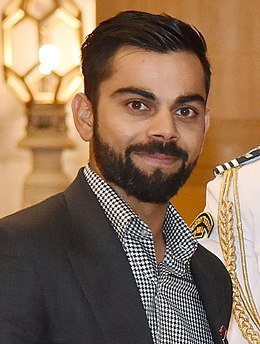
#> input picture test_images/virat_1.jpg, 260 x 344 px, found by its file name
$ jupyter execute --allow-errors Sports_person_classifier.ipynb   (shell and % lines are left out)
#> lines starting #> are read from the running program, lines starting #| are printed output that depends on the picture
[cell 1]
from google.colab import drive
drive.mount('/content/drive')

[cell 2]
import numpy as np
import cv2
import matplotlib
from matplotlib import pyplot as plt

[cell 3]
img = cv2.imread('/content/drive/MyDrive/Luminar_projects/Project_2/test_images/virat_1.jpg')
#> img is the input picture: shape (344, 260, 3); mean B, G, R 87.3, 111.3, 137.8
img.shape
#> Out = (344, 260, 3)

[cell 4]
plt.imshow(img)

[cell 5]
gray = cv2.cvtColor(img, cv2.COLOR_BGR2GRAY)
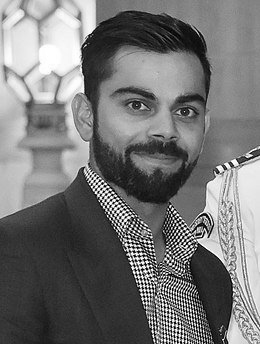
#> gray: shape (344, 260); min 0, max 255, mean 116.5
gray.shape
#> Out = (344, 260)

[cell 6]
gray

[cell 7]
plt.imshow(gray,cmap='gray')

[cell 8]
face_cascade = cv2.CascadeClassifier('/content/drive/MyDrive/Luminar_projects/Project_2/opencv/haarcascades/haarcascade_frontalface_default.xml')
eye_cascade = cv2.CascadeClassifier('/content/drive/MyDrive/Luminar_projects/Project_2/opencv/haarcascades/haarcascade_eye.xml')

faces = face_cascade.detectMultiScale(gray, 1.3, 5)
#> faces = [[85, 50, 145, 145]]
faces
#> Out = [[85, 50, 145, 145]]

[cell 9]
(x,y,w,h) = faces[0]
#> x = 85; y = 50; w = 145; h = 145
x,y,w,h
#> Out = (85, 50, 145, 145)

[cell 10]
face_img = cv2.rectangle(img,(x,y),(x+w,y+h),(255,0,0),2)
plt.imshow(face_img)

[cell 11]
cv2.destroyAllWindows()
for (x,y,w,h) in faces:
    face_img = cv2.rectangle(img,(x,y),(x+w,y+h),(255,0,0),2)
    roi_gray = gray[y:y+h, x:x+w]
    roi_color = face_img[y:y+h, x:x+w]
    eyes = eye_cascade.detectMultiScale(roi_gray)
    for (ex,ey,ew,eh) in eyes:
        cv2.rectangle(roi_color,(ex,ey),(ex+ew,ey+eh),(0,255,0),2)
#> this loop made 1 pass
#> (x, y, w, h, eyes) on pass 1: (85, 50, 145, 145, [[33, 36, 37, 37], [84, 46, 31, 31]])
#> pass 1, `roi_gray = gray[y:y+h, x:x+w]`:
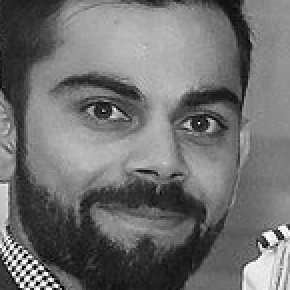
#> roi_gray: shape (145, 145) (shown 2 times larger); min 0, max 254, mean 111.3
#> after the loop:
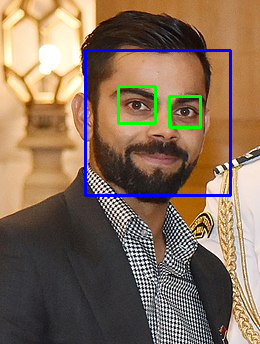
#> img: shape (344, 260, 3); mean B, G, R 90, 110.6, 133.6
#> after the loop:
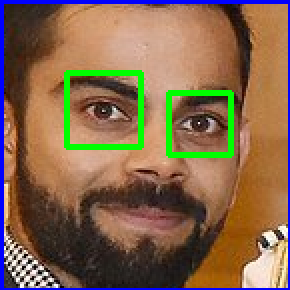
#> roi_color: shape (145, 145, 3) (shown 2 times larger); mean B, G, R 76.9, 103.4, 131.8


plt.figure()
plt.imshow(face_img, cmap='gray')
plt.show()

[cell 12]
plt.imshow(roi_color, cmap='gray')

[cell 13]
cropped_img = np.array(roi_color)
cropped_img.shape
#> Out = (145, 145, 3)

[cell 14]
def get_cropped_image_if_2_eyes(image_path):
    img = cv2.imread(image_path)
    gray = cv2.cvtColor(img, cv2.COLOR_BGR2GRAY)
    faces = face_cascade.detectMultiScale(gray, 1.3, 5)
#> faces = [[85, 50, 145, 145]]
    for (x,y,w,h) in faces:
        roi_gray = gray[y:y+h, x:x+w]
        roi_color = img[y:y+h, x:x+w]
        eyes = eye_cascade.detectMultiScale(roi_gray)
        if len(eyes) >= 2:
            return roi_color
#> this loop made 1 pass
#> pass 1, in get_cropped_image_if_2_eyes, `roi_color = img[y:y+h, x:x+w]`:
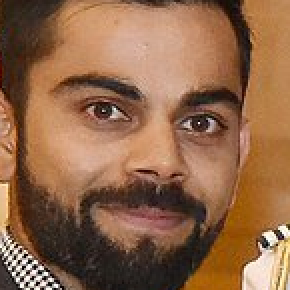
#> roi_color: shape (145, 145, 3) (shown 2 times larger); mean B, G, R 72.8, 102.3, 143.7

[cell 15]
original_image = cv2.imread('/content/drive/MyDrive/Luminar_projects/Project_2/test_images/virat_1.jpg')
plt.imshow(original_image)

[cell 16]
cropped_image = get_cropped_image_if_2_eyes('/content/drive/MyDrive/Luminar_projects/Project_2/test_images/virat_1.jpg')
plt.imshow(cropped_image)

[cell 17]
org_image_obstructed = cv2.imread('/content/drive/MyDrive/Luminar_projects/Project_2/test_images/virat_2.jpg')
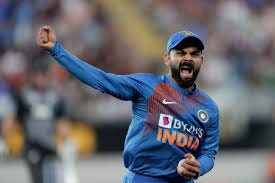
#> input picture test_images/virat_2.jpg, 275 x 183 px, found by its file name
#> org_image_obstructed is the input picture: shape (183, 275, 3); mean B, G, R 111.4, 104, 103.1
plt.imshow(org_image_obstructed)

[cell 18]
cropped_image_no_2_eyes = get_cropped_image_if_2_eyes('/content/drive/MyDrive/Luminar_projects/Project_2/test_images/virat_2.jpg')
#> in get_cropped_image_if_2_eyes (call 2), `gray = cv2.cvtColor(img, cv2.COLOR_BGR2GRAY)`:
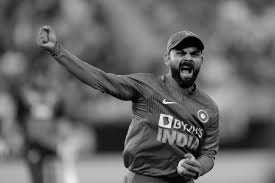
#> gray: shape (183, 275); min 0, max 252, mean 104.6
#> in get_cropped_image_if_2_eyes (call 2), `faces = face_cascade.detectMultiScale(gray, 1.3, 5)`: faces = ()
cropped_image_no_2_eyes

[cell 19]
path_to_data = "/content/drive/MyDrive/Luminar_projects/Project_2/dataset/"
path_to_cr_data = "/content/drive/MyDrive/Luminar_projects/Project_2/dataset/cropped/"

[cell 20]
import os
img_dirs = []
for entry in os.scandir(path_to_data):
    if entry.is_dir():
        img_dirs.append(entry.path)

[cell 21]
img_dirs

[cell 22]
import shutil
if os.path.exists(path_to_cr_data):
     shutil.rmtree(path_to_cr_data)
os.mkdir(path_to_cr_data)

[cell 23]
cropped_image_dirs = []
celebrity_file_names_dict = {}
#> (the rest of this cell did not finish here and is left out)

        if roi_color is not None:
            cropped_folder = path_to_cr_data + celebrity_name
            if not os.path.exists(cropped_folder):
                os.makedirs(cropped_folder)
                cropped_image_dirs.append(cropped_folder)
                print("Generating cropped images in folder: ",cropped_folder)
            cropped_file_name = celebrity_name + str(count) + ".png"
            cropped_file_path = cropped_folder + "/" + cropped_file_name
            cv2.imwrite(cropped_file_path, roi_color)
            celebrity_file_names_dict[celebrity_name].append(cropped_file_path)
            count += 1

[cell 24]
import numpy as np
import pywt
import cv2

def w2d(img, mode='haar', level=1):
#> called with mode = 'db1', level = 5
    imArray = img
    #Datatype conversions
    #convert to grayscale
    imArray = cv2.cvtColor( imArray,cv2.COLOR_RGB2GRAY )
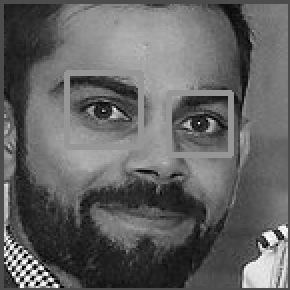
#> imArray: shape (145, 145) (shown 2 times larger); min 0, max 254, mean 98.7
    #convert to float
    imArray =  np.float32(imArray)
    imArray /= 255;
    # compute coefficients
    coeffs=pywt.wavedec2(imArray, mode, level=level)
#> coeffs = 6 items

    #Process Coefficients
    coeffs_H=list(coeffs)
#> coeffs_H = 6 items
    coeffs_H[0] *= 0;

    # reconstruction
    imArray_H=pywt.waverec2(coeffs_H, mode);
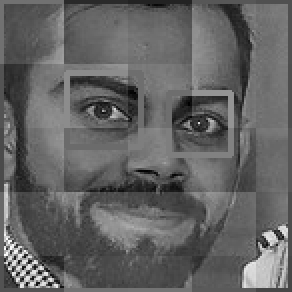
#> imArray_H: shape (146, 146) float32 (shown 2 times larger); min -0.446, max 0.725, mean 0.00923; drawn with min black and max white
    imArray_H *= 255;
    imArray_H =  np.uint8(imArray_H)
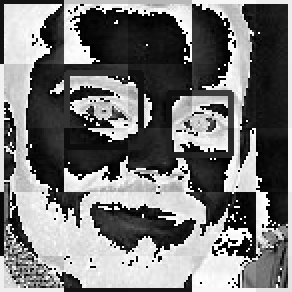
#> imArray_H: shape (146, 146) (shown 2 times larger); min 0, max 255, mean 118.2

    return imArray_H

[cell 25]
im_har = w2d(cropped_img,'db1',5)
plt.imshow(im_har, cmap='gray')

[cell 26]
celebrity_file_names_dict

[cell 27]
Gcelebrity_file_names_dict = {}
for img_dir in cropped_image_dirs:
    celebrity_name = img_dir.split('/')[-1]
    file_list = []
    for entry in os.scandir(img_dir):
        file_list.append(entry.path)
    celebrity_file_names_dict[celebrity_name] = file_list
celebrity_file_names_dict

[cell 28]
class_dict = {}
count = 0
for celebrity_name in celebrity_file_names_dict.keys():
    class_dict[celebrity_name] = count
    count = count + 1
class_dict
